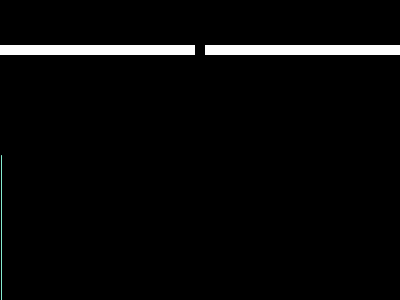
Frame 1 (no input)
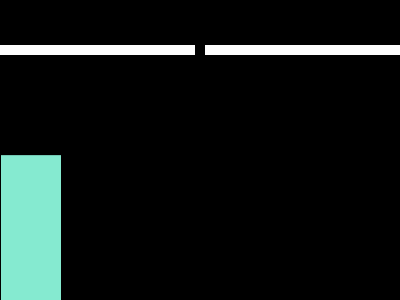
Frame 60 (the mouse pressed at the canvas centre just before this capture)
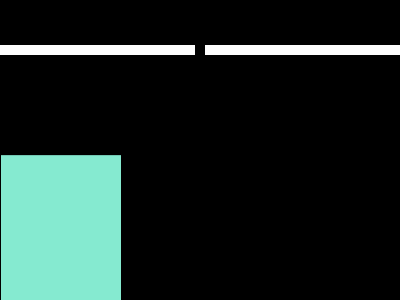
Frame 120 (the mouse held since frame 60 and released just before this capture)

The Processing sketch that drew these frames (run headless with seeded random() and noise(); from frame 60 on, the mouse is pressed at the canvas centre):

// Processing sketch: desafioFrancisca
// ── desafioFrancisca.pde
int xPos = 1;  
Scrollbar barra;

 void setup () {
   size(400, 300);
   background(0);
   barra = new Scrollbar(0, height-250, width, 10, 30, 800);
 }
 
  void draw () {
  barra.update();
  barra.display();
  int inString = barra.getPos();
  float inByte = float(inString);
  inByte = map(inByte, 80, 905, 60, height);
  stroke(133,234,208);
  line(xPos, height, xPos, height - inByte);

 // at the edge of the screen, go back to the beginning:
 if (xPos >= width) {
 xPos = 0;
 background(208);
 }
 else {
 // increment the horizontal position:
 xPos++;
 }
 }
  
// ── barra.pde
class Scrollbar {
  int numeral; //ESTO ES NUEVO!!!
  int swidth, sheight;    // width and height of bar
  int xpos, ypos;       // x and y position of bar
  int spos, newspos;    // x position of slider
  int sposMin, sposMax; // max and min values of slider
  int loose;              // how loose/heavy
  boolean over;           // is the mouse over the slider?
  boolean locked;

  /* El ultimo argumento de Scroll toma el valor de m */
  Scrollbar (int xp, int yp, int sw, int sh, int l, int m) {
    numeral = m; // ESTO ES NUEVO!!!
    swidth = sw;
    sheight = sh;
    xpos = xp;
    ypos = yp-sheight/2;
    spos = xpos + swidth/2 - sheight/2;
    newspos = spos;
    sposMin = xpos;
    sposMax = xpos + swidth - sheight;
    loose = l;
  }

  void update() {
    if (overEvent()) {
      over = true;
    } 
    else {
      over = false;
    }
    if (mousePressed && over) {
      locked = true;
    }
    if (!mousePressed) {
      locked = false;
    }
    if (locked) {
      newspos = constrain(mouseX, sposMin, sposMax);
    }
    if (abs(newspos - spos) > 1) {
      spos = spos + (newspos-spos)/loose;
    }
  }

  int constrain(int val, int minv, int maxv) {
    return min(max(val, minv), maxv);
  }

  boolean overEvent() {
    if (mouseX > xpos && mouseX < xpos+swidth && mouseY > ypos && mouseY < ypos+sheight) {
      return true;
    } 
    else {
      return false;
    }
  }

  void display() {
    noStroke();
    fill(253);
    rect(xpos, ypos, swidth, sheight);
    if (over || locked) {
      fill(173);
    } 
    else {
      fill(0);
    }
    rect(spos, ypos, sheight, sheight);
  }

  int getPos() {
    /* return spos - 9 //ESTES ES EL RETURN ANTIGUO!!! */
    return ((spos - 9)*numeral)/swidth; //ESTO ES NUEVO!!!
  }
}
